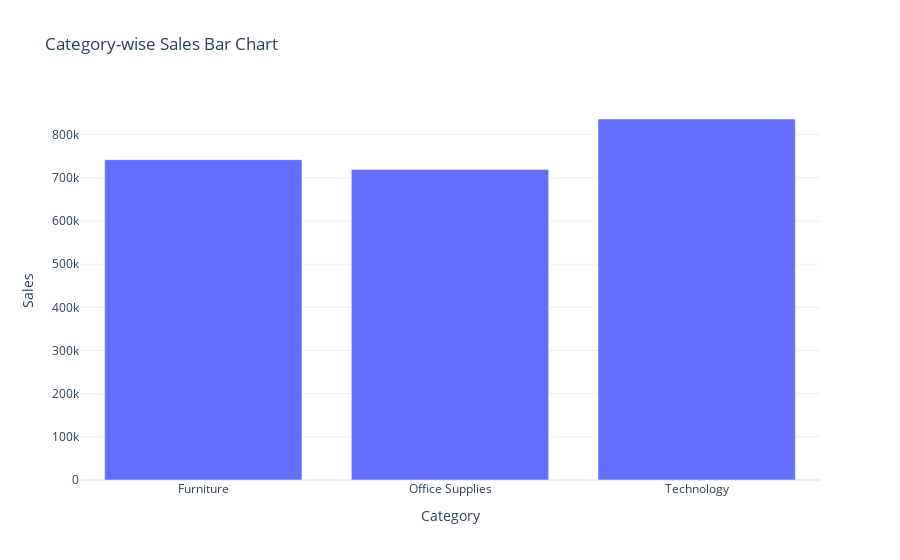

Notebook code cell kept with this figure:
### Code cell
sales_by_category=df.groupby('Category')['Sales'].sum().reset_index()
fig=px.bar(sales_by_category,x='Category',y='Sales',title='Category-wise Sales Bar Chart')
fig.show()

### Figure 1 — Plotly figure (JSON) as saved in the notebook; plotly's stock layout.template omitted (floating-point values rounded to 4 significant figures)
{"data": [{"alignmentgroup": "True", "hovertemplate": "Category=%{x}<br>Sales=%{y}<extra></extra>", "legendgroup": "", "marker": {"color": "#636efa", "pattern": {"shape": ""}}, "name": "", "offsetgroup": "", "orientation": "v", "showlegend": false, "textposition": "auto", "type": "bar", "x": ["Furniture", "Office Supplies", "Technology"], "xaxis": "x", "y": [742000.0, 719000.0, 836200.0], "yaxis": "y"}], "layout": {"autosize": true, "barmode": "relative", "legend": {"tracegroupgap": 0}, "title": {"text": "Category-wise Sales Bar Chart"}, "xaxis": {"anchor": "y", "autorange": true, "domain": [0, 1], "range": [-0.5, 2.5], "title": {"text": "Category"}, "type": "category"}, "yaxis": {"anchor": "x", "autorange": true, "domain": [0, 1], "range": [0, 880200.0], "title": {"text": "Sales"}, "type": "linear"}}}
